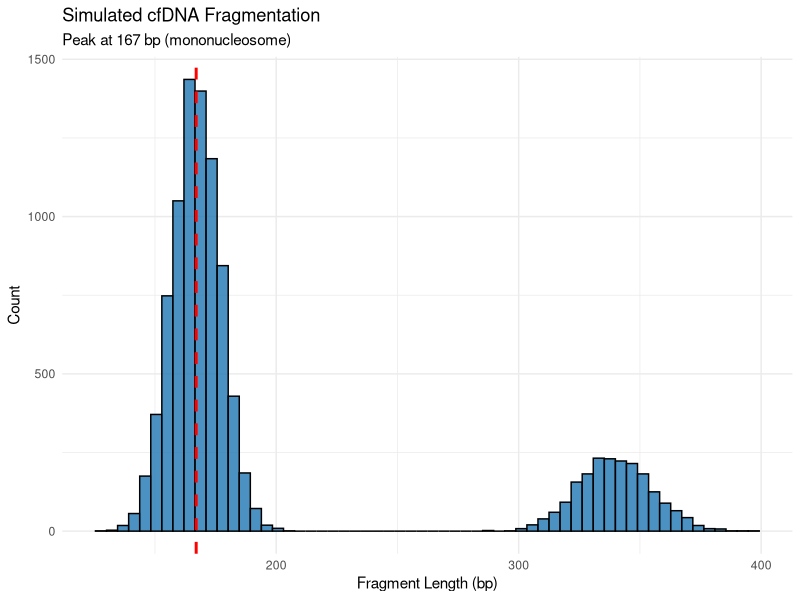
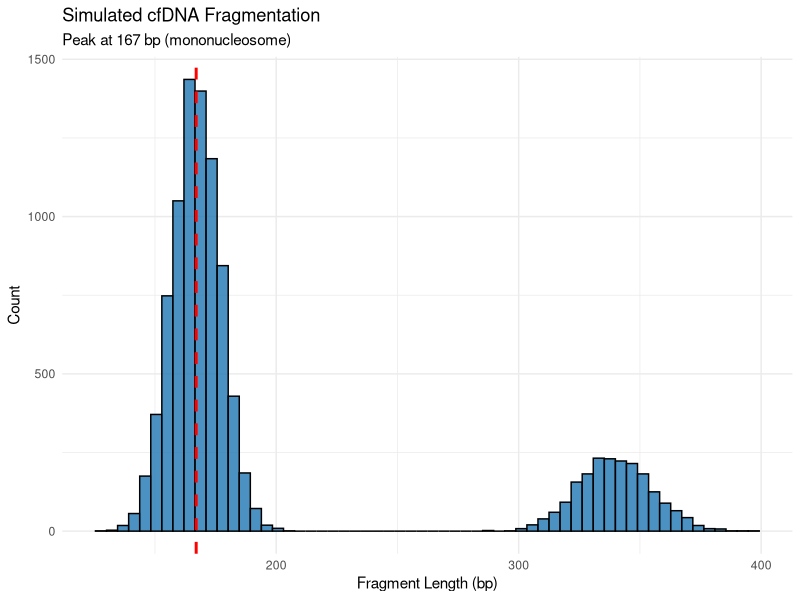

Generate these figures, in order, with R:
# Simulated cfDNA Fragment Size Distribution
# Learning exercise inspired by cfDNA studies in clinical genomics
set.seed(123)
fragment_lengths <- c(rnorm(8000, mean = 167, sd = 10),
                      rnorm(2000, mean = 340, sd = 15))

library(ggplot2)
df <- data.frame(length = fragment_lengths)

ggplot(df, aes(x = length)) +
  geom_histogram(bins = 60, fill = "#1f77b4", alpha = 0.8, color = "black") +
  geom_vline(xintercept = 167, color = "red", linetype = "dashed", size = 1) +
  labs(title = "Simulated cfDNA Fragmentation",
       subtitle = "Peak at 167 bp (mononucleosome)",
       x = "Fragment Length (bp)", y = "Count") +
  theme_minimal()

ggsave("fragment_plot.png", width = 8, height = 5, dpi = 300)
